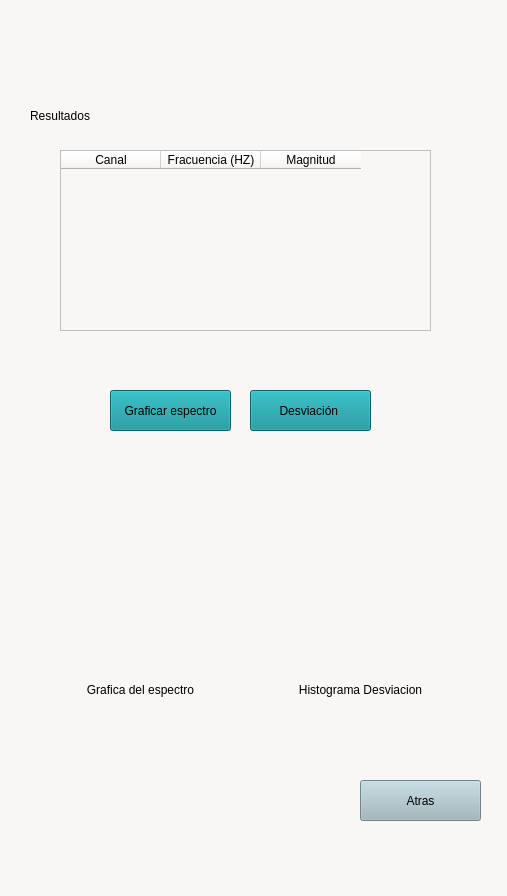
<?xml version="1.0" encoding="UTF-8"?>
<ui version="4.0">
 <class>resultados_senal</class>
 <widget class="QMainWindow" name="resultados_senal">
  <property name="geometry">
   <rect>
    <x>0</x>
    <y>0</y>
    <width>507</width>
    <height>896</height>
   </rect>
  </property>
  <property name="windowTitle">
   <string>MainWindow</string>
  </property>
  <property name="styleSheet">
   <string notr="true">background-color: rgb(249, 247, 245)</string>
  </property>
  <widget class="QWidget" name="centralwidget">
   <widget class="QTableWidget" name="tablaFrecSEC">
    <property name="geometry">
     <rect>
      <x>60</x>
      <y>150</y>
      <width>371</width>
      <height>181</height>
     </rect>
    </property>
    <property name="rowCount">
     <number>0</number>
    </property>
    <property name="columnCount">
     <number>3</number>
    </property>
    <column>
     <property name="text">
      <string>Canal</string>
     </property>
    </column>
    <column>
     <property name="text">
      <string>Fracuencia (HZ)</string>
     </property>
    </column>
    <column>
     <property name="text">
      <string>Magnitud</string>
     </property>
    </column>
   </widget>
   <widget class="QLabel" name="logo">
    <property name="geometry">
     <rect>
      <x>130</x>
      <y>10</y>
      <width>221</width>
      <height>71</height>
     </rect>
    </property>
    <property name="minimumSize">
     <size>
      <width>221</width>
      <height>0</height>
     </size>
    </property>
    <property name="styleSheet">
     <string notr="true">border-image: url(:/logo.png);</string>
    </property>
    <property name="text">
     <string/>
    </property>
   </widget>
   <widget class="QLabel" name="subtitulo">
    <property name="geometry">
     <rect>
      <x>30</x>
      <y>100</y>
      <width>391</width>
      <height>31</height>
     </rect>
    </property>
    <property name="styleSheet">
     <string notr="true">font: 75 20pt &quot;Calibri&quot;;</string>
    </property>
    <property name="text">
     <string>Resultados</string>
    </property>
   </widget>
   <widget class="QPushButton" name="boton_espectro">
    <property name="geometry">
     <rect>
      <x>110</x>
      <y>390</y>
      <width>121</width>
      <height>41</height>
     </rect>
    </property>
    <property name="styleSheet">
     <string notr="true">font: 10pt &quot;Calibri&quot;; background-color: rgb(9, 139, 148)</string>
    </property>
    <property name="text">
     <string>Graficar espectro</string>
    </property>
   </widget>
   <widget class="QPushButton" name="boton_desviacion">
    <property name="geometry">
     <rect>
      <x>250</x>
      <y>390</y>
      <width>121</width>
      <height>41</height>
     </rect>
    </property>
    <property name="styleSheet">
     <string notr="true">font: 10pt &quot;Calibri&quot;; background-color: rgb(9, 139, 148)</string>
    </property>
    <property name="text">
     <string>Desviación </string>
    </property>
   </widget>
   <widget class="QLabel" name="Grafica_espectro">
    <property name="geometry">
     <rect>
      <x>40</x>
      <y>460</y>
      <width>201</width>
      <height>201</height>
     </rect>
    </property>
    <property name="styleSheet">
     <string notr="true">border-image: url(:/imagenes/img proy inf/truncfinal01.png);</string>
    </property>
    <property name="text">
     <string/>
    </property>
   </widget>
   <widget class="QLabel" name="desviacion">
    <property name="geometry">
     <rect>
      <x>260</x>
      <y>460</y>
      <width>201</width>
      <height>201</height>
     </rect>
    </property>
    <property name="styleSheet">
     <string notr="true">border-image: url(:/imagenes/img proy inf/truncfinal01.png);</string>
    </property>
    <property name="text">
     <string/>
    </property>
   </widget>
   <widget class="QPushButton" name="atras">
    <property name="geometry">
     <rect>
      <x>360</x>
      <y>780</y>
      <width>121</width>
      <height>41</height>
     </rect>
    </property>
    <property name="styleSheet">
     <string notr="true">font: 10pt &quot;Calibri&quot;; background-color: rgb(159, 183, 190)</string>
    </property>
    <property name="text">
     <string>Atras</string>
    </property>
   </widget>
   <widget class="QLabel" name="texto_axial">
    <property name="geometry">
     <rect>
      <x>40</x>
      <y>670</y>
      <width>201</width>
      <height>41</height>
     </rect>
    </property>
    <property name="styleSheet">
     <string notr="true">
font: 11pt &quot;MS Shell Dlg 2&quot;;</string>
    </property>
    <property name="text">
     <string>&lt;html&gt;&lt;head/&gt;&lt;body&gt;&lt;p align=&quot;center&quot;&gt;Grafica del espectro&lt;/p&gt;&lt;/body&gt;&lt;/html&gt;</string>
    </property>
   </widget>
   <widget class="QLabel" name="texto_axial_2">
    <property name="geometry">
     <rect>
      <x>260</x>
      <y>670</y>
      <width>201</width>
      <height>41</height>
     </rect>
    </property>
    <property name="styleSheet">
     <string notr="true">
font: 11pt &quot;MS Shell Dlg 2&quot;;</string>
    </property>
    <property name="text">
     <string>&lt;html&gt;&lt;head/&gt;&lt;body&gt;&lt;p align=&quot;center&quot;&gt;Histograma Desviacion&lt;/p&gt;&lt;/body&gt;&lt;/html&gt;</string>
    </property>
   </widget>
  </widget>
  <widget class="QMenuBar" name="menubar">
   <property name="geometry">
    <rect>
     <x>0</x>
     <y>0</y>
     <width>507</width>
     <height>26</height>
    </rect>
   </property>
  </widget>
  <widget class="QStatusBar" name="statusbar"/>
 </widget>
 <resources>
  <include location="logo_pricipal.qrc"/>
 </resources>
 <connections/>
</ui>
